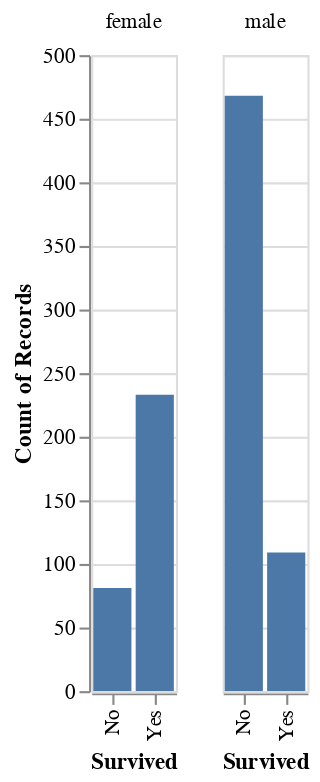

Source (notebook cell):
### Markdown cell above
## Part 3: Pairwise Comparisons
Use your visualization library of choice to look at how the survival distribution varied across different groups.

- Choose some features that you think might have had some influence over the likelihood of a titanic passenger surviving.

- For each of those features, generate a chart for each feature showing the survival distributions when taking that feature into account

### Code cell
# Write the code to explore how different features affect the survival distribution
# Write the code to explore how different features affect the survival distribution
# Gender seems to make a big difference. Could Jack have fit on that door?
alt.Chart(titanic).mark_bar().encode(
    alt.X('Survived:N'),
    alt.Y('count()'),
    column=alt.Column ('Sex:N', title=None)

)

### Figure 1 — Vega-Lite specification as saved in the notebook (floating-point values rounded to 4 significant figures; data arrays with more than 128 entries replaced by an {"elided": "..."} marker saying what was removed)
{"config": {"view": {"continuousWidth": 400, "continuousHeight": 300}}, "data": {"name": "data-17b5a9272cdb76617ac540c5321e65cb"}, "mark": "bar", "encoding": {"column": {"field": "Sex", "title": null, "type": "nominal"}, "x": {"field": "Survived", "type": "nominal"}, "y": {"aggregate": "count", "type": "quantitative"}}, "$schema": "https://vega.github.io/schema/vega-lite/v4.17.0.json", "datasets": {"data-17b5a9272cdb76617ac540c5321e65cb": {"elided": "891 records"}}}
